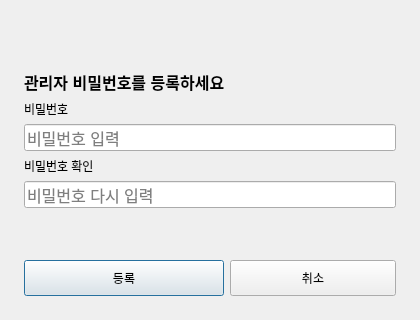
<?xml version="1.0" encoding="UTF-8"?>
<ui version="4.0">
 <class>AdminRegistrationDialog</class>
 <widget class="QDialog" name="AdminRegistrationDialog">
  <property name="geometry">
   <rect>
    <x>0</x>
    <y>0</y>
    <width>420</width>
    <height>320</height>
   </rect>
  </property>
  <property name="minimumSize">
   <size>
    <width>400</width>
    <height>280</height>
   </size>
  </property>
  <property name="windowTitle">
   <string>최초 설정</string>
  </property>
  <widget class="QWidget" name="formLayoutWidget">
   <property name="geometry">
    <rect>
     <x>24</x>
     <y>24</y>
     <width>372</width>
     <height>272</height>
    </rect>
   </property>
   <layout class="QVBoxLayout" name="verticalLayout">
    <item>
     <spacer name="verticalSpacer_top">
      <property name="orientation">
       <enum>Qt::Orientation::Vertical</enum>
      </property>
      <property name="sizeHint" stdset="0">
       <size>
        <width>20</width>
        <height>30</height>
       </size>
      </property>
     </spacer>
    </item>
    <item>
     <widget class="QLabel" name="label_prompt">
      <property name="font">
       <font>
        <pointsize>12</pointsize>
        <weight>75</weight>
        <bold>true</bold>
       </font>
      </property>
      <property name="text">
       <string>관리자 비밀번호를 등록하세요</string>
      </property>
     </widget>
    </item>
    <item>
     <widget class="QLabel" name="label_password">
      <property name="text">
       <string>비밀번호</string>
      </property>
     </widget>
    </item>
    <item>
     <widget class="QLineEdit" name="lineEdit_password">
      <property name="font">
       <font>
        <pointsize>12</pointsize>
       </font>
      </property>
      <property name="echoMode">
       <enum>QLineEdit::EchoMode::Password</enum>
      </property>
      <property name="placeholderText">
       <string>비밀번호 입력</string>
      </property>
     </widget>
    </item>
    <item>
     <widget class="QLabel" name="label_confirm">
      <property name="text">
       <string>비밀번호 확인</string>
      </property>
     </widget>
    </item>
    <item>
     <widget class="QLineEdit" name="lineEdit_confirm">
      <property name="font">
       <font>
        <pointsize>12</pointsize>
       </font>
      </property>
      <property name="echoMode">
       <enum>QLineEdit::EchoMode::Password</enum>
      </property>
      <property name="placeholderText">
       <string>비밀번호 다시 입력</string>
      </property>
     </widget>
    </item>
    <item>
     <spacer name="verticalSpacer_bottom">
      <property name="orientation">
       <enum>Qt::Orientation::Vertical</enum>
      </property>
      <property name="sizeHint" stdset="0">
       <size>
        <width>20</width>
        <height>40</height>
       </size>
      </property>
     </spacer>
    </item>
    <item>
     <layout class="QHBoxLayout" name="horizontalLayout_buttons">
      <item>
       <widget class="QPushButton" name="button_ok">
        <property name="minimumSize">
         <size>
          <width>200</width>
          <height>36</height>
         </size>
        </property>
        <property name="text">
         <string>등록</string>
        </property>
       </widget>
      </item>
      <item>
       <widget class="QPushButton" name="button_cancel">
        <property name="minimumSize">
         <size>
          <width>80</width>
          <height>36</height>
         </size>
        </property>
        <property name="text">
         <string>취소</string>
        </property>
       </widget>
      </item>
     </layout>
    </item>
   </layout>
  </widget>
 </widget>
 <resources/>
 <connections/>
</ui>
